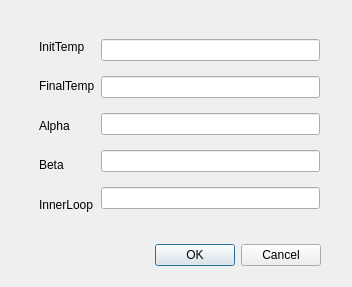
<?xml version="1.0" encoding="UTF-8"?>
<ui version="4.0">
 <class>SAParamsDialog</class>
 <widget class="QDialog" name="SAParamsDialog">
  <property name="geometry">
   <rect>
    <x>0</x>
    <y>0</y>
    <width>352</width>
    <height>287</height>
   </rect>
  </property>
  <property name="windowTitle">
   <string>Dialog</string>
  </property>
  <widget class="QDialogButtonBox" name="buttonBox">
   <property name="geometry">
    <rect>
     <x>30</x>
     <y>240</y>
     <width>291</width>
     <height>31</height>
    </rect>
   </property>
   <property name="orientation">
    <enum>Qt::Horizontal</enum>
   </property>
   <property name="standardButtons">
    <set>QDialogButtonBox::Cancel|QDialogButtonBox::Ok</set>
   </property>
  </widget>
  <widget class="QWidget" name="horizontalLayoutWidget">
   <property name="geometry">
    <rect>
     <x>39</x>
     <y>30</y>
     <width>281</width>
     <height>191</height>
    </rect>
   </property>
   <layout class="QHBoxLayout" name="horizontalLayout">
    <item>
     <layout class="QVBoxLayout" name="labels">
      <item>
       <widget class="QLabel" name="initTempLabel">
        <property name="text">
         <string>InitTemp</string>
        </property>
       </widget>
      </item>
      <item>
       <widget class="QLabel" name="finalTempLabel">
        <property name="text">
         <string>FinalTemp</string>
        </property>
       </widget>
      </item>
      <item>
       <widget class="QLabel" name="alphaLabel">
        <property name="text">
         <string>Alpha</string>
        </property>
       </widget>
      </item>
      <item>
       <widget class="QLabel" name="betaLabel">
        <property name="text">
         <string>Beta</string>
        </property>
       </widget>
      </item>
      <item>
       <widget class="QLabel" name="innerLoopLabel">
        <property name="text">
         <string>InnerLoop</string>
        </property>
       </widget>
      </item>
     </layout>
    </item>
    <item>
     <layout class="QVBoxLayout" name="input">
      <item>
       <widget class="QLineEdit" name="initTemp"/>
      </item>
      <item>
       <widget class="QLineEdit" name="finalTemp"/>
      </item>
      <item>
       <widget class="QLineEdit" name="alpha"/>
      </item>
      <item>
       <widget class="QLineEdit" name="beta"/>
      </item>
      <item>
       <widget class="QLineEdit" name="innerLoop"/>
      </item>
     </layout>
    </item>
   </layout>
  </widget>
 </widget>
 <resources/>
 <connections/>
</ui>
